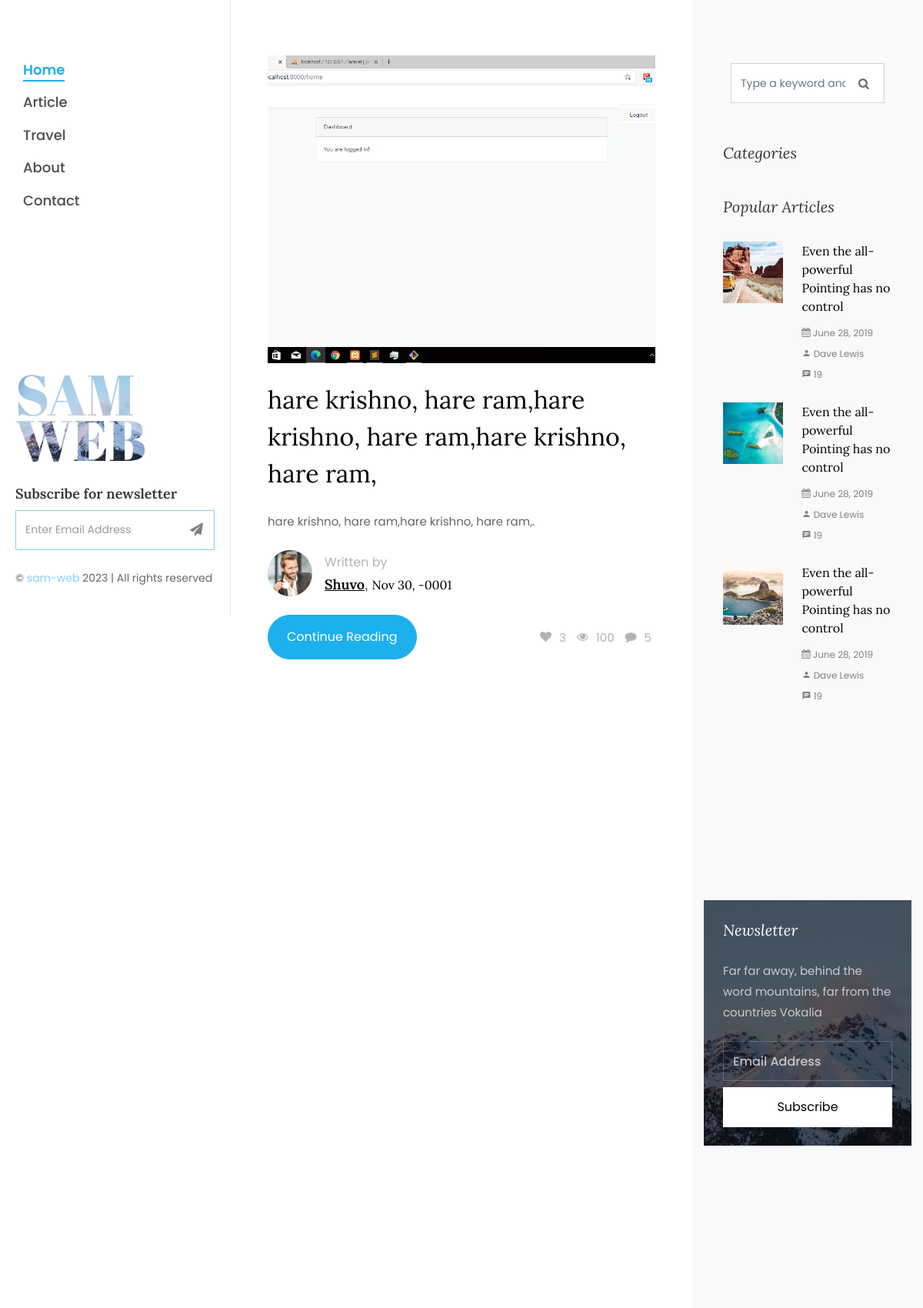
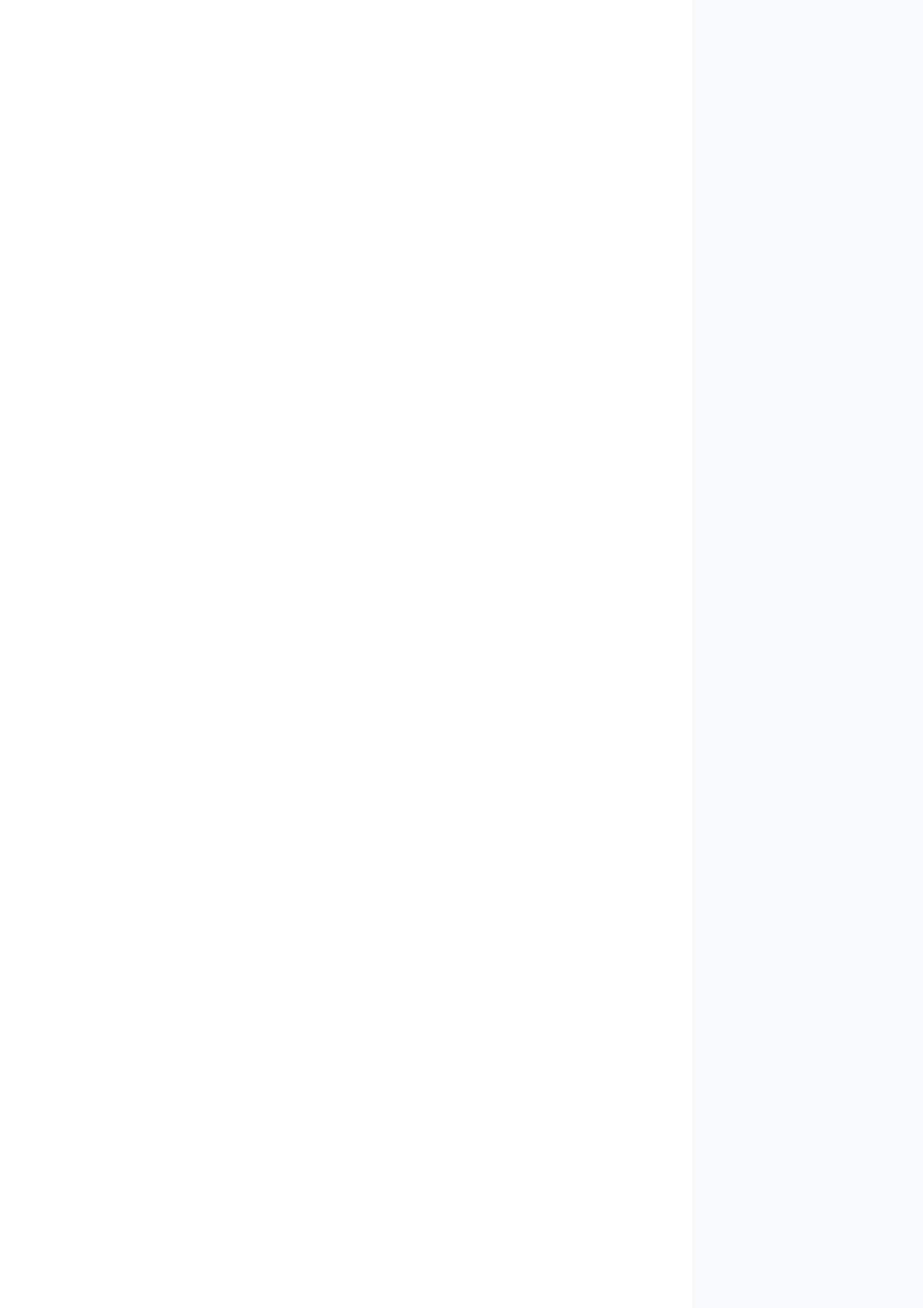
Screenshot of /blog.php (upper part) with the database file from the repository (2 pictures, top to bottom).
### tables this page shows
CREATE TABLE `site_information` (
  `info_id` int(11) NOT NULL,
  `site_title` varchar(255) NOT NULL,
  `site_copyright` varchar(255) NOT NULL,
  `site_copyright_link` varchar(255) NOT NULL,
  `site_icon` varchar(255) NOT NULL
);

CREATE TABLE `site_blog` (
  `blog_id` int(11) NOT NULL,
  `post_name` text NOT NULL,
  `post_short_text` text NOT NULL,
  `post_keyword` varchar(255) NOT NULL,
  `post_category_name` varchar(255) NOT NULL,
  `post_category_id` int(11) NOT NULL,
  `post_picture` varchar(255) NOT NULL,
  `post_description` text NOT NULL,
  `post_author` varchar(255) NOT NULL,
  `post_author_id` int(11) NOT NULL,
  `post_status` int(11) NOT NULL,
  `post_identity` int(11) NOT NULL,
  `post_archives` date NOT NULL,
  `post_insert` datetime NOT NULL,
  `post_last_update` datetime NOT NULL
);

CREATE TABLE `users_admin` (
  `admin_id` int(11) NOT NULL,
  `user_name` varchar(255) NOT NULL,
  `user_email` varchar(255) NOT NULL,
  `user_password` varchar(255) NOT NULL,
  `user_gender` varchar(50) NOT NULL,
  `user_picture` varchar(255) NOT NULL,
  `user_status` int(11) NOT NULL,
  `user_dlt` int(11) NOT NULL,
  `user_reje` int(11) NOT NULL,
  `insert_at` datetime NOT NULL,
  `update_at` datetime NOT NULL
);

### administrator/info/site-info.php (called while the page is built, shortened)
<?php
$site_info = "SELECT * FROM site_information";
$site_info_que = mysqli_query($db_con,$site_info);
$info = mysqli_fetch_assoc($site_info_que);
?>

### blog.php (the view, shortened to what this page needs)
<?php include 'head.php'; ?>
  </head>
  <body>
	<?php
		global $get_page;
		if ($get_page == "" || $get_page == 1) {
			$target = 0;
		}else {
			$target = ($get_page * 10) - 10;
		}
		$db_blog = "SELECT * FROM site_blog WHERE post_identity=1 ORDER BY blog_id DESC LIMIT $target,10";
		$db_blog_q = mysqli_query($db_con,$db_blog);
	?>
	<div id="colorlib-page">
		<?php include 'nav.php'; ?>
		<div id="colorlib-main">
			<section class="ftco-section ftco-no-pt ftco-no-pb">
	    	<div class="container">
	    		<div class="row d-flex">
	    			<div class="col-xl-8 px-md-5 py-5">
	    				<div class="row pt-md-4">
						<?php foreach($db_blog_q as $blog): ?>
						<div class="col-md-12">
		    					<div class="blog-entry-2 ftco-animate">
	    							<a href="" class="img" style="background-image: url(images/blog/<?= $blog['post_picture']; ?>);"></a>
	    							<div class="text pt-4">
				              <h3 class="mb-4"><a href="#"><?= $blog['post_name']; ?></a></h3>
				              <p class="mb-4"><?= $blog['post_short_text']; ?>.</p>
				              <div class="author mb-4 d-flex align-items-center">
									  <?php
										 $usr = $blog['post_author_id'];
										 $db_usr = "SELECT * FROM users_admin WHERE admin_id='$usr'";
										 $db_usr_que = mysqli_query($db_con,$db_usr);
										 $dbusr_ass = mysqli_fetch_assoc($db_usr_que);
									  ?>
				            		<a href="#" class="img" style="background-image: url(administrator/uploads/admin-users/<?= $dbusr_ass['user_picture']; ?>);"></a>
				            		<div class="ml-3 info">
				            			<span>Written by</span>
				            			<h3><a href="#"><?= ucfirst($blog['post_author']); ?></a>, <span><?= date('M d, Y',strtotime($blog['post_last_update'])); ?></span></h3>
				            		</div>
				            	</div>
				              <div class="meta-wrap d-md-flex align-items-center">
				              	<div class="half order-md-last text-md-right">
					              	<p class="meta">
					              		<span><i class="icon-heart"></i>3</span>
					              		<span><i class="icon-eye"></i>100</span>
					              		<span><i class="icon-comment"></i>5</span>
					              	</p>
				              	</div>
				              	<div class="half">
					              	<p><a href="#" class="btn btn-primary p-3 px-xl-4 py-xl-3">Continue Reading</a></p>
				              	</div>
				              </div>
				            </div>
			    		</div>
	    					</div>
							<?php endforeach; ?>
			    		</div>
			    	</div>
	    			<div class="col-xl-4 sidebar ftco-animate bg-light pt-5">
	            <div class="sidebar-box pt-md-4">
	              <?php include 'ser-form.php'; ?>
	            </div>
	            <div class="sidebar-box ftco-animate">
	            	<h3 class="sidebar-heading">Categories</h3>
	            </div>
	            <div class="sidebar-box ftco-animate">
	              <h3 class="sidebar-heading">Popular Articles</h3>
	              <div class="block-21 mb-4 d-flex">
	                <a class="blog-img mr-4" style="background-image: url(images/image_1.jpg);"></a>
	                <div class="text">
	                  <h3 class="heading"><a href="#">Even the all-powerful Pointing has no control</a></h3>
	                  <div class="meta">
	                    <div><a href="#"><span class="icon-calendar"></span> June 28, 2019</a></div>
	                    <div><a href="#"><span class="icon-person"></span> Dave Lewis</a></div>
	                    <div><a href="#"><span class="icon-chat"></span> 19</a></div>
	                  </div>
	                </div>
	              </div>
	              <div class="block-21 mb-4 d-flex">
	                <a class="blog-img mr-4" style="background-image: url(images/image_2.jpg);"></a>
	                <div class="text">
	                  <h3 class="heading"><a href="#">Even the all-powerful Pointing has no control</a></h3>
	                  <div class="meta">
	                    <div><a href="#"><span class="icon-calendar"></span> June 28, 2019</a></div>
	                    <div><a href="#"><span class="icon-person"></span> Dave Lewis</a></div>
	                    <div><a href="#"><span class="icon-chat"></span> 19</a></div>
	                  </div>
	                </div>
	              </div>
	              <div class="block-21 mb-4 d-flex">
	                <a class="blog-img mr-4" style="background-image: url(images/image_3.jpg);"></a>
	                <div class="text">
	                  <h3 class="heading"><a href="#">Even the all-powerful Pointing has no control</a></h3>
	                  <div class="meta">
	                    <div><a href="#"><span class="icon-calendar"></span> June 28, 2019</a></div>
	                    <div><a href="#"><span class="icon-person"></span> Dave Lewis</a></div>
	                    <div><a href="#"><span class="icon-chat"></span> 19</a></div>
	                  </div>
	                </div>
	              </div>
	            </div>
							<div class="sidebar-box subs-wrap img py-4" style="background-image: url(images/bg_1.jpg);">
								<div class="overlay"></div>
								<h3 class="mb-4 sidebar-heading">Newsletter</h3>
								<p class="mb-4">Far far away, behind the word mountains, far from the countries Vokalia</p>
	              <form action="#" class="subscribe-form">
	                <div class="form-group">
	                  <input type="text" class="form-control" placeholder="Email Address">
	                  <input type="submit" value="Subscribe" class="mt-2 btn btn-white submit">
	                </div>
	              </form>
	            </div>
	          </div>
	    		</div>
	    	</div>
	    </section>
		</div>
	</div>
<?php include 'footer.php'; ?>

### nav.php
<aside id="colorlib-aside" role="complementary" class="js-fullheight">
			<nav id="colorlib-main-menu" role="navigation">
				<ul>
					<li class="colorlib-active"><a href="index.php">Home</a></li>
					<li><a href="article.php">Article</a></li>
					<li><a href="travel.php">Travel</a></li>
					<li><a href="about.php">About</a></li>
					<li><a href="contact.php">Contact</a></li>
				</ul>
			</nav>
			<div class="colorlib-footer">
				<h1 id="colorlib-logo" class="mb-4"><a href="index.php" style="background-image: url(images/bg_1.jpg);">SAM <span>WEB</span></a></h1>
				<div class="mb-4">
					<h3>Subscribe for newsletter</h3>
					<form action="#" class="colorlib-subscribe-form">
            <div class="form-group d-flex">
            	<div class="icon"><span class="icon-paper-plane"></span></div>
              <input type="text" class="form-control" placeholder="Enter Email Address">
            </div>
          </form>
				</div>
				<p class="pfooter">
	  &copy; <a href="<?= $info['site_copyright_link']; ?>" target="_blank"  rel="noopener noreferrer" style="color:lightskyblue;;"> <?= $info['site_copyright']; ?></a> <script>document.write(new Date().getFullYear());</script> | All rights reserved
	  </p>
			</div>
		</aside>

### css/icomoon.css (style rules this page uses)
[class^="icon-"], [class*=" icon-"] { font-family: 'icomoon' !important; speak: none; font-style: normal; font-weight: normal; font-variant: normal; text-transform: none; line-height: 1; -webkit-font-smoothing: antialiased; -moz-osx-font-smoothing: grayscale; }
.icon-heart:before { content: "\f004"; }
.icon-eye:before { content: "\f06e"; }
.icon-calendar:before { content: "\f073"; }
.icon-comment:before { content: "\f075"; }
.icon-paper-plane:before { content: "\f1d8"; }
.icon-chat:before { content: "\e0b7"; }
.icon-person:before { content: "\e7fd"; }

### rows the page displays
site_information: site_copyright "sam-web"
site_blog: post_picture (picture), post_name "hare krishno, hare ram,hare krishno, hare ram,hare krishno, hare ram,", post_short_text "hare krishno, hare ram,hare krishno, hare ram,", users_admin.user_picture (picture), post_author "Shuvo", post_last_update "Nov 30, -0001"
